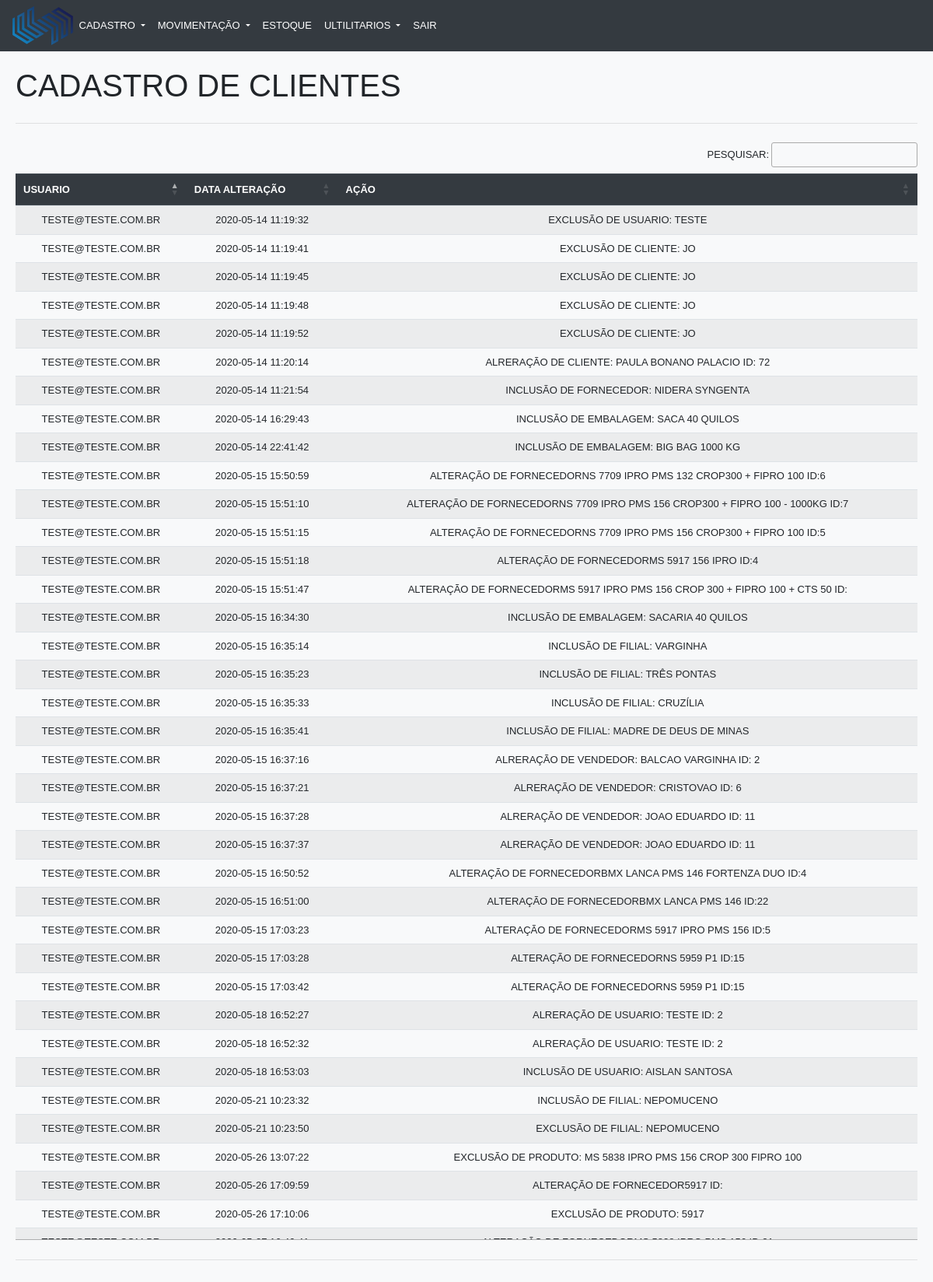
The app's page /crud/log_Consultar.php (signed in) with its own data.
### tables this page shows
CREATE TABLE IF NOT EXISTS `historico` (
  `id` int(10) NOT NULL AUTO_INCREMENT,
  `usuario` varchar(100) NOT NULL,
  `data_acao` datetime NOT NULL,
  `acao` varchar(100) DEFAULT NULL,
  PRIMARY KEY (`id`)
);

### crud/classes/log.class.php (called while the page is built, shortened)
<?php
class Log
{
    private $pdo;
    public function __construct($pdo)
    {
        $this->pdo = $pdo;
    }
    public function consultar($iden = '')
    {
        $sql = "SELECT * FROM historico WHERE usuario LIKE '%$iden%'";
        $stmt = $this->pdo->prepare($sql);
        $stmt->execute();
        if ($stmt->rowCount() > 0) {
            return $stmt->fetchAll();
        } else {
            return array();
        }
    }
}

### crud/log_Consultar.php (the view, shortened to what this page needs)
<?php
require("conn.php");
require_once "classes/log.class.php";
$log = new log($pdo);
?>
<!DOCTYPE html>
<html lang="pt-br">
<head>
    <link rel="stylesheet" href="https://stackpath.bootstrapcdn.com/bootstrap/4.3.1/css/bootstrap.min.css">
    <link rel="stylesheet" href="css/geral.css">
    <link rel="stylesheet" href="//cdn.datatables.net/1.10.21/css/jquery.dataTables.min.css">
</head>
<body class="bg-light">
    <div class="">
        <header>
            <?php
            include_once "menu.php"; ?>
        </header>
        <section class="corpo">
            <h1 id="content" class="bd-title">Cadastro de Clientes</h1>
            <hr class="my-4">
            <table class="table table-striped tab" id="tabLog">
                <thead class="thead-dark">
                    <tr>
                        <th scope="col">Usuario</td>
                        <th scope="col">Data Alteração</td>
                        <th scope="col">Ação</td>
                    </tr>
                </thead>
                <?php if (!empty($_POST['pesquisar'])) {
                    $pesq = $_POST['pesquisar'];
                    $lista = $log->consultar($pesq);
                } else {
                    $lista = $log->consultar();
                }
                foreach ($lista as $item) :
                ?>
                    <tr>
                        <td><?php echo $item['usuario']; ?></td>
                        <td><?php echo $item['data_acao']; ?></td>
                        <td><?php echo $item['acao']; ?></td>
                    </tr>
                <?php endforeach; ?>
            </table>
            <hr>
        </section>
    </div>
</body>
</html>

### crud/css/geral.css (style rules this page uses)
body { margin: 0; padding: 0; text-transform: uppercase; font-family: Arial, Helvetica, sans-serif; font-size:small; }
header { vertical-align: center; margin: 0; padding: 0; }
.corpo { padding: 20px; }
.tab th { text-align: center; }
tr { text-align: center; }

### records on screen
historico: usuario "TESTE@TESTE.COM.BR", data_acao "2020-05-14 11:19:32", acao "EXCLUSÃO DE USUARIO: TESTE"
historico: usuario "TESTE@TESTE.COM.BR", data_acao "2020-05-14 11:19:41", acao "EXCLUSÃO DE CLIENTE: JO"
historico: usuario "TESTE@TESTE.COM.BR", data_acao "2020-05-14 11:19:45", acao "EXCLUSÃO DE CLIENTE: JO"
historico: usuario "TESTE@TESTE.COM.BR", data_acao "2020-05-14 11:19:48", acao "EXCLUSÃO DE CLIENTE: JO"
historico: usuario "TESTE@TESTE.COM.BR", data_acao "2020-05-14 11:19:52", acao "EXCLUSÃO DE CLIENTE: JO"
historico: usuario "TESTE@TESTE.COM.BR", data_acao "2020-05-14 11:20:14", acao "ALRERAÇÃO DE CLIENTE: PAULA BONANO PALACIO ID: 72"
historico: usuario "TESTE@TESTE.COM.BR", data_acao "2020-05-14 11:21:54", acao "INCLUSÃO DE FORNECEDOR: NIDERA SYNGENTA"
historico: usuario "TESTE@TESTE.COM.BR", data_acao "2020-05-14 16:29:43", acao "INCLUSÃO DE EMBALAGEM: SACA 40 QUILOS"
historico: usuario "TESTE@TESTE.COM.BR", data_acao "2020-05-14 22:41:42", acao "INCLUSÃO DE EMBALAGEM: BIG BAG 1000 KG"
historico: usuario "TESTE@TESTE.COM.BR", data_acao "2020-05-15 15:50:59", acao "ALTERAÇÃO DE FORNECEDORNS 7709 IPRO PMS 132 CROP300 + FIPRO 100 ID:6"
historico: usuario "TESTE@TESTE.COM.BR", data_acao "2020-05-15 15:51:10", acao "ALTERAÇÃO DE FORNECEDORNS 7709 IPRO PMS 156 CROP300 + FIPRO 100 - 1000KG ID:7"
historico: usuario "TESTE@TESTE.COM.BR", data_acao "2020-05-15 15:51:15", acao "ALTERAÇÃO DE FORNECEDORNS 7709 IPRO PMS 156 CROP300 + FIPRO 100 ID:5"
historico: usuario "TESTE@TESTE.COM.BR", data_acao "2020-05-15 15:51:18", acao "ALTERAÇÃO DE FORNECEDORMS 5917 156 IPRO ID:4"
historico: usuario "TESTE@TESTE.COM.BR", data_acao "2020-05-15 15:51:47", acao "ALTERAÇÃO DE FORNECEDORMS 5917 IPRO PMS 156 CROP 300 + FIPRO 100 + CTS 50 ID:"
historico: usuario "TESTE@TESTE.COM.BR", data_acao "2020-05-15 16:34:30", acao "INCLUSÃO DE EMBALAGEM: SACARIA 40 QUILOS"
historico: usuario "TESTE@TESTE.COM.BR", data_acao "2020-05-15 16:35:14", acao "INCLUSÃO DE FILIAL: VARGINHA"
historico: usuario "TESTE@TESTE.COM.BR", data_acao "2020-05-15 16:35:23", acao "INCLUSÃO DE FILIAL: TRÊS PONTAS"
historico: usuario "TESTE@TESTE.COM.BR", data_acao "2020-05-15 16:35:33", acao "INCLUSÃO DE FILIAL: CRUZÍLIA"
historico: usuario "TESTE@TESTE.COM.BR", data_acao "2020-05-15 16:35:41", acao "INCLUSÃO DE FILIAL: MADRE DE DEUS DE MINAS"
historico: usuario "TESTE@TESTE.COM.BR", data_acao "2020-05-15 16:37:16", acao "ALRERAÇÃO DE VENDEDOR: BALCAO VARGINHA ID: 2"
historico: usuario "TESTE@TESTE.COM.BR", data_acao "2020-05-15 16:37:21", acao "ALRERAÇÃO DE VENDEDOR: CRISTOVAO ID: 6"
historico: usuario "TESTE@TESTE.COM.BR", data_acao "2020-05-15 16:37:28", acao "ALRERAÇÃO DE VENDEDOR: JOAO EDUARDO ID: 11"
historico: usuario "TESTE@TESTE.COM.BR", data_acao "2020-05-15 16:37:37", acao "ALRERAÇÃO DE VENDEDOR: JOAO EDUARDO ID: 11"
historico: usuario "TESTE@TESTE.COM.BR", data_acao "2020-05-15 16:50:52", acao "ALTERAÇÃO DE FORNECEDORBMX LANCA PMS 146 FORTENZA DUO ID:4"
historico: usuario "TESTE@TESTE.COM.BR", data_acao "2020-05-15 16:51:00", acao "ALTERAÇÃO DE FORNECEDORBMX LANCA PMS 146 ID:22"
historico: usuario "TESTE@TESTE.COM.BR", data_acao "2020-05-15 17:03:23", acao "ALTERAÇÃO DE FORNECEDORMS 5917 IPRO PMS 156 ID:5"
historico: usuario "TESTE@TESTE.COM.BR", data_acao "2020-05-15 17:03:28", acao "ALTERAÇÃO DE FORNECEDORNS 5959 P1 ID:15"
historico: usuario "TESTE@TESTE.COM.BR", data_acao "2020-05-15 17:03:42", acao "ALTERAÇÃO DE FORNECEDORNS 5959 P1 ID:15"
historico: usuario "TESTE@TESTE.COM.BR", data_acao "2020-05-18 16:52:27", acao "ALRERAÇÃO DE USUARIO: TESTE ID: 2"
historico: usuario "TESTE@TESTE.COM.BR", data_acao "2020-05-18 16:52:32", acao "ALRERAÇÃO DE USUARIO: TESTE ID: 2"
historico: usuario "TESTE@TESTE.COM.BR", data_acao "2020-05-18 16:53:03", acao "INCLUSÃO DE USUARIO: AISLAN SANTOSA"
historico: usuario "TESTE@TESTE.COM.BR", data_acao "2020-05-21 10:23:32", acao "INCLUSÃO DE FILIAL: NEPOMUCENO"
historico: usuario "TESTE@TESTE.COM.BR", data_acao "2020-05-21 10:23:50", acao "EXCLUSÃO DE FILIAL: NEPOMUCENO"
historico: usuario "TESTE@TESTE.COM.BR", data_acao "2020-05-26 13:07:22", acao "EXCLUSÃO DE PRODUTO: MS 5838 IPRO PMS 156 CROP 300 FIPRO 100"
historico: usuario "TESTE@TESTE.COM.BR", data_acao "2020-05-26 17:09:59", acao "ALTERAÇÃO DE FORNECEDOR5917 ID:"
historico: usuario "TESTE@TESTE.COM.BR", data_acao "2020-05-26 17:10:06", acao "EXCLUSÃO DE PRODUTO: 5917"
